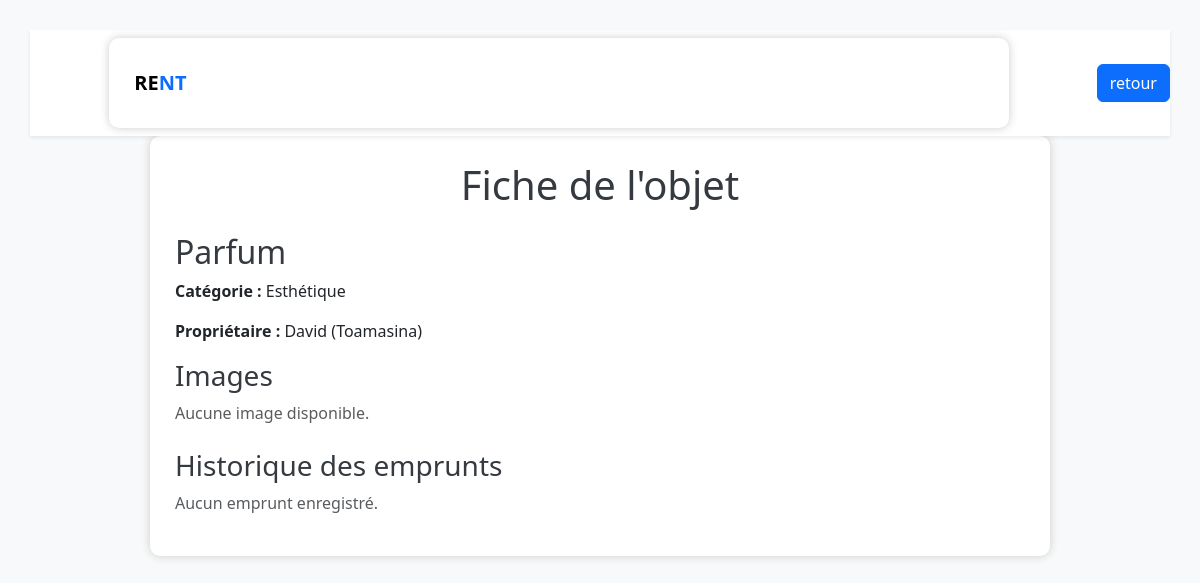
Screenshot of /pages/objet.php?num=39 with the database file from the repository.
### tables this page shows
CREATE TABLE s2_objet
(
    id_objet int primary key AUTO_INCREMENT,
    nom_objet varchar(20),
    id_categorie int,
    id_membre int, 
    FOREIGN KEY (id_categorie)  REFERENCES s2_categorie_objet (id_categorie) ON DELETE CASCADE,
    FOREIGN KEY (id_membre) REFERENCES s2_membre (id_membre) ON DELETE CASCADE
);

CREATE TABLE s2_categorie_objet
(
    id_categorie int primary key AUTO_INCREMENT,
    nom_categorie varchar(20)
);

CREATE TABLE s2_membre
(
    id_membre int primary key AUTO_INCREMENT,
    nom char(25),
    date_de_naissance date,
    genre char(10),
    Email varchar(70),
    ville char(25),
    MotDepasse varchar(20),
    image_profil varchar(200)    
);

### includer/connection.php (called while the page is built, shortened)
<?php
function dbconnect()
{
    static $connect = null;
    if ($connect === null) {
        $connect = mysqli_connect('localhost', 'root', '', 'db_s2_ETU003993');
        mysqli_set_charset($connect, 'utf8mb4');
    }
    return $connect;
}
?>

### includer/fonction.php (called while the page is built, shortened)
<?php
require("connection.php");
function get_infos_objet($id_objet)
{
    $sql = "
        SELECT o.nom_objet, c.nom_categorie, m.nom AS nom_membre, m.ville
        FROM s2_objet o
        JOIN s2_categorie_objet c ON o.id_categorie = c.id_categorie
        JOIN s2_membre m ON o.id_membre = m.id_membre
        WHERE o.id_objet = $id_objet
    ";
    $req = mysqli_query(dbconnect(), $sql);
    return mysqli_fetch_assoc($req);
}
function get_images_objet($id_objet)
{
    $sql = "SELECT nom_image FROM s2_images_objet WHERE id_objet = $id_objet";
    $req = mysqli_query(dbconnect(), $sql);
    $images = [];
    return $images;
}
function get_historique_emprunts($id_objet)
{
    $sql = "SELECT  e.date_emprunt, e.date_retour, m.nom AS emprunteur
        FROM s2_emprunt e
        JOIN s2_membre m ON e.id_membre = m.id_membre
        WHERE e.id_objet = $id_objet
        ORDER BY e.date_emprunt DESC
    ";
    $req = mysqli_query(dbconnect(), $sql);
    $historique = [];
    return $historique;
}
?>

### pages/objet.php (the view, shortened to what this page needs)
<?php
require("../includer/fonction.php");
$id_objet = intval($_GET['num']);
$objet = get_infos_objet($id_objet);
$images = get_images_objet($id_objet);
$emprunts = get_historique_emprunts($id_objet);
?>
<!DOCTYPE html>
<html lang="fr">
<head>
    <link href="../assets/css/bootstrap.min.css" rel="stylesheet">
</head>
<body>
    <nav class="navbar navbar-expand-lg navbar-light bg-white shadow-sm">
  <div class="container">
    <a class="navbar-brand fw-bold" href="#">RE<span class="text-primary">NT</span>
    </a>
  </div>
  <a href="accueil.php" class="btn btn-primary ms-2">retour</a>
</nav>
    <div class="container">
        <h1 class="text-center mb-4">Fiche de l'objet</h1>
        <h2><?= $objet['nom_objet'] ?></h2>
        <p><strong>Catégorie :</strong> <?= $objet['nom_categorie'] ?></p>
        <p><strong>Propriétaire :</strong> <?= $objet['nom_membre'] ?> (<?= $objet['ville'] ?>)</p>
        <h3>Images</h3>
        <?php if (count($images) > 0) { ?>
            <div class="images-container">
                <?php foreach ($images as $index => $img) { ?>
                    <img src="../assets/uploads/<?= $img ?>" style="width: <?= $index === 0 ? '200px' : '100px' ?>;">
                <?php } ?>
            </div>
        <?php } else { ?>
            <p class="text-muted">Aucune image disponible.</p>
        <?php } ?>
        <h3 class="mt-4">Historique des emprunts</h3>
        <?php if (count($emprunts) > 0) { ?>
            <div class="table-responsive">
                <table class="table table-bordered">
                    <thead>
                        <tr>
                            <th>Emprunteur</th>
                            <th>Date d'emprunt</th>
                            <th>Date de retour</th>
                        </tr>
                    </thead>
                    <tbody>
                        <?php foreach ($emprunts as $emp) { ?>
                            <tr>
                                <td><?= $emp['emprunteur'] ?></td>
                                <td><?= $emp['date_emprunt'] ?></td>
                                <td><?= $emp['date_retour'] ?? '<i>Non retourné</i>' ?></td>
                            </tr>
                        <?php } ?>
                    </tbody>
                </table>
            </div>
        <?php } else { ?>
            <p class="text-muted">Aucun emprunt enregistré.</p>
        <?php } ?>
    </div>
</body>
</html>

### pages/objet.php (style rules this page uses)
body { background-color: #f8f9fa; padding: 30px; font-family: 'Segoe UI', sans-serif; }
.container { max-width: 900px; margin: auto; background-color: white; padding: 25px; border-radius: 10px; box-shadow: 0 0 10px #ccc; }
h1, h2, h3 { color: #343a40; }

### rows the page displays
s2_objet: nom_objet "Parfum", id_categorie.nom_categorie "Esthétique", id_membre.nom "David", id_membre.ville "Toamasina"
